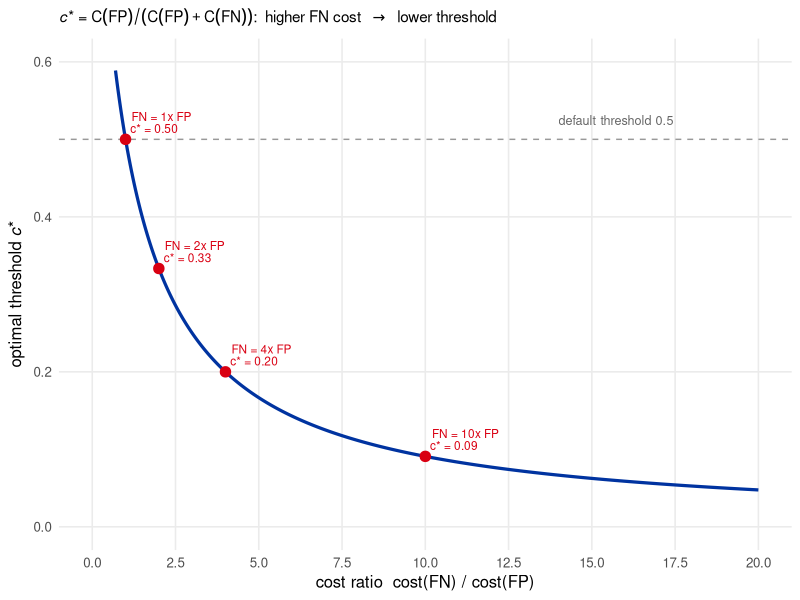

Write R code to recreate this figure.
# Generate the optimal-threshold c* intuition figure for slides02.
# c* = C(FP) / (C(FP) + C(FN)) = 1 / (1 + ratio),  ratio = C(FN) / C(FP).
#
# Run from chapter dir:  Rscript rsrc/make_threshold_cstar_intuition.R

library(ggplot2)

# Armenian flag colors
BLUE <- "#0033A0"
RED  <- "#D90012"

# Smooth curve
df_curve <- data.frame(
  ratio = seq(0.1, 20, length.out = 500)
)
df_curve$c_star <- 1 / (1 + df_curve$ratio)

# Example points to mark
df_pts <- data.frame(ratio = c(1, 2, 4, 10))
df_pts$c_star <- 1 / (1 + df_pts$ratio)
df_pts$label  <- sprintf("FN = %dx FP\nc* = %.2f", df_pts$ratio, df_pts$c_star)

p <- ggplot() +
  geom_line(data = df_curve, aes(x = ratio, y = c_star),
            color = BLUE, linewidth = 1.1) +
  geom_hline(yintercept = 0.5, linetype = "dashed", color = "gray60") +
  annotate("text", x = 14, y = 0.525, label = "default threshold 0.5",
           color = "gray40", size = 3.2, hjust = 0) +
  geom_point(data = df_pts, aes(x = ratio, y = c_star),
             color = RED, size = 3.2) +
  geom_text(data = df_pts, aes(x = ratio, y = c_star, label = label),
            color = RED, size = 3.0, hjust = -0.1, vjust = -0.3,
            lineheight = 0.85) +
  scale_x_continuous(limits = c(0, 20), breaks = seq(0, 20, 2.5)) +
  scale_y_continuous(limits = c(0, 0.6)) +
  labs(
    x = "cost ratio  cost(FN) / cost(FP)",
    y = expression("optimal threshold " * italic(c) * "*"),
    title = expression(italic(c) * "* = " * C(FP) / (C(FP) + C(FN)) *
                       ":  higher FN cost  " %->% "  lower threshold")
  ) +
  theme_minimal(base_size = 12) +
  theme(
    plot.title = element_text(size = 11, hjust = 0),
    panel.grid.minor = element_blank()
  )

out_path <- "figure/threshold_cstar_intuition.pdf"
ggsave(out_path, plot = p, width = 7, height = 4, units = "in")
cat("Saved:", normalizePath(out_path), "\n")
